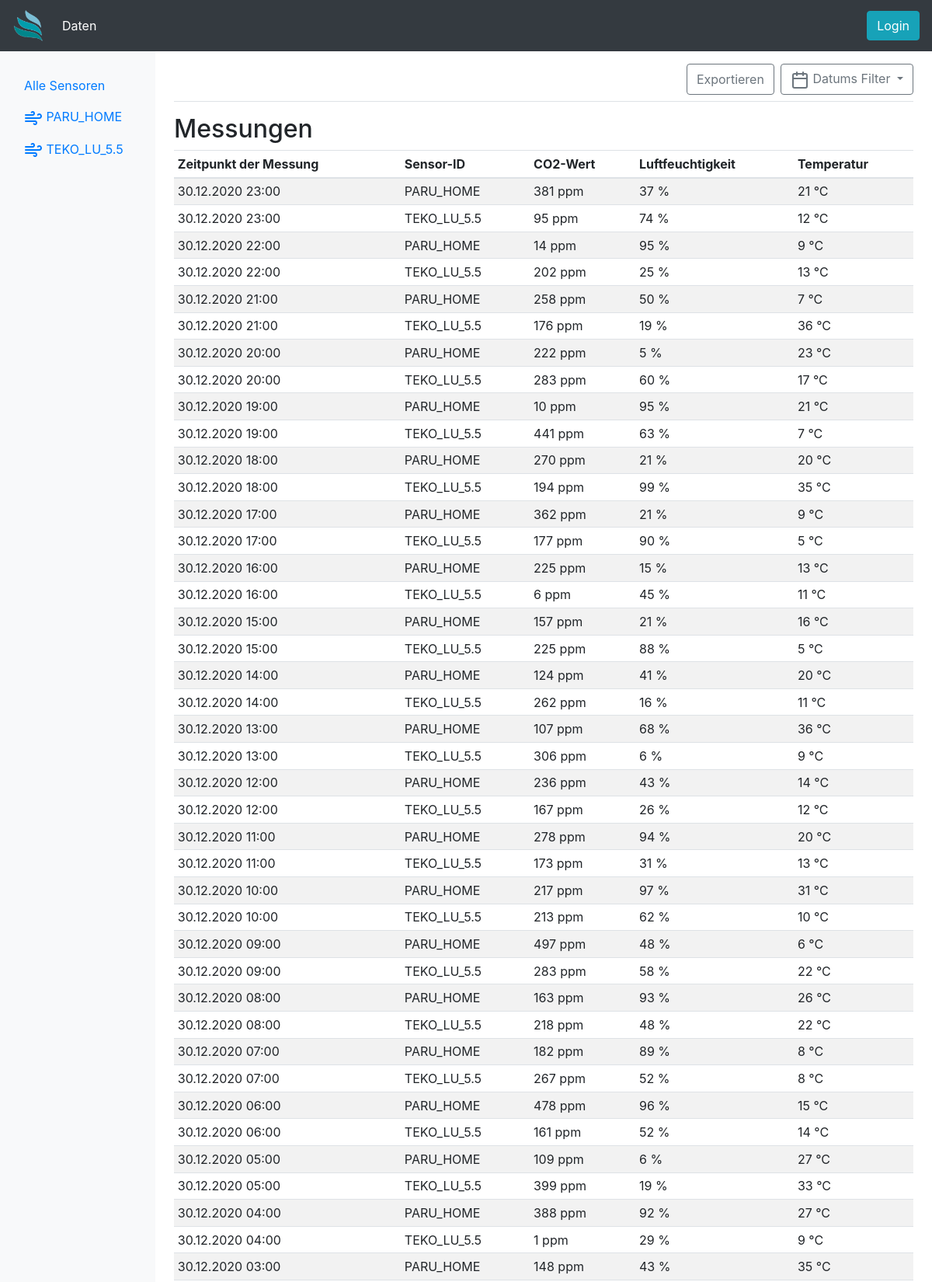
The page / (upper part) on the database its author committed.
### app.py (models this page shows)
class dbSensors(db.Model):
    id = db.Column(db.Integer, primary_key=True)
    sensorid = db.Column(db.String(10), nullable=False)
    sensorsecret = db.Column(db.String(10), nullable=False)
    lastseen = db.Column(db.String(20))
    location = db.Column(db.String(50))
    description = db.Column(db.Text)

class dbSenData(db.Model):
    id = db.Column(db.Integer, primary_key=True)
    sensorid = db.Column(db.String(10), nullable=False)
    co2 = db.Column(db.Integer)
    temp = db.Column(db.Integer)
    hum = db.Column(db.Integer)
    timestamp = db.Column(db.String(20), nullable=False)

### app.py (the view, shortened to what this page needs)
@app.route('/', methods=['GET'])  # Handels request for www.air-solutions.ch/
def index():
    currentsensor = request.args.get('currentsensor') # Gets the selected sensor from the URL
    startdate = request.args.get('startdate')
    enddate = request.args.get('enddate')
    print(enddate)
    if(currentsensor and (enddate == None or startdate == None)):  # Checks if the var is empty
        daten = dbSenData.query.filter_by(sensorid=currentsensor).order_by(dbSenData.timestamp.desc()) # Selects just the wanted Sensordata
        chartdata = daten.limit(30)
        showchart = True
    else:   #When the var is empty
        daten = dbSenData.query.order_by(dbSenData.timestamp.desc()).limit(50)# Selects the last 50 datapoints
        chartdata = daten
        showchart = False
    return render_template('index.html', daten=daten, chartdata=chartdata, sensors=dbSensors.query.all(), showchart=showchart)

### templates/index.html (shortened to what this page needs)
{% extends 'base.html' %}
{% block body %}
<div class="container-fluid">
  <div class="row">
    <nav class="col-md-2 d-none d-md-block bg-light sidebar">
      <div class="sidebar-sticky">
        <br>
        <ul class="nav flex-column">
          <li class="nav-item">
            <a class="nav-link" href="/">
              Alle Sensoren
            </a>
          </li>
          {% for x in sensors %}
          <li class="nav-item">
            <a class="nav-link" href="/?currentsensor={{x.sensorid}}">
              <span data-feather="wind"></span>
              {{x.sensorid}}
            </a>
          </li>
          {% endfor %}
        </ul>
      </div>
    </nav>
    <main role="main" class="col-md-9 ml-sm-auto col-lg-10 px-4">
      <div
        class="d-flex justify-content-between flex-wrap flex-md-nowrap align-items-center pt-3 pb-2 mb-3 border-bottom">
        <div class="btn-toolbar mb-2 mb-md-0">
          <div class="btn-group mr-2">
            <button type="button" class="btn btn-outline-secondary">Exportieren</button>
          </div>
          <button type="button" class="btn btn-outline-secondary dropdown-toggle" data-toggle="dropdown"
            aria-haspopup="true" aria-expanded="false">
            <span data-feather="calendar"></span>
            Datums Filter
          </button>
        </div>
      </div>
      <h2>Messungen</h2>
      <div class="table-responsive">
        <table class="table table-striped table-sm">
          <thead>
            <tr>
              <th>Zeitpunkt der Messung</th>
              <th>Sensor-ID</th>
              <th>CO2-Wert</th>
              <th>Luftfeuchtigkeit</th>
              <th>Temperatur</th>
            </tr>
          </thead>
          <tbody>
            {% for x in daten %}
            <tr>
              <td>{{ x.timestamp }}</td>
              <td>{{ x.sensorid }}</td>
              <td>{{ x.co2}} ppm</td>
              <td>{{ x.hum }} %</td>
              <td>{{ x.temp }} °C</td>
            </tr>
            {% endfor %}
          </tbody>
        </table>
      </div>
    </main>
  </div>
</div>
{% endblock %}

### rows shown on the page
dbSensors: sensorid "PARU_HOME"
dbSensors: sensorid "TEKO_LU_5.5"
dbSenData: timestamp "30.12.2020 23:00", sensorid "PARU_HOME", co2 "381", hum "37", temp "21"
dbSenData: timestamp "30.12.2020 23:00", sensorid "TEKO_LU_5.5", co2 "95", hum "74", temp "12"
dbSenData: timestamp "30.12.2020 22:00", sensorid "PARU_HOME", co2 "14", hum "95", temp "9"
dbSenData: timestamp "30.12.2020 22:00", sensorid "TEKO_LU_5.5", co2 "202", hum "25", temp "13"
dbSenData: timestamp "30.12.2020 21:00", sensorid "PARU_HOME", co2 "258", hum "50", temp "7"
dbSenData: timestamp "30.12.2020 21:00", sensorid "TEKO_LU_5.5", co2 "176", hum "19", temp "36"
dbSenData: timestamp "30.12.2020 20:00", sensorid "PARU_HOME", co2 "222", hum "5", temp "23"
dbSenData: timestamp "30.12.2020 20:00", sensorid "TEKO_LU_5.5", co2 "283", hum "60", temp "17"
dbSenData: timestamp "30.12.2020 19:00", sensorid "PARU_HOME", co2 "10", hum "95", temp "21"
dbSenData: timestamp "30.12.2020 19:00", sensorid "TEKO_LU_5.5", co2 "441", hum "63", temp "7"
dbSenData: timestamp "30.12.2020 18:00", sensorid "PARU_HOME", co2 "270", hum "21", temp "20"
dbSenData: timestamp "30.12.2020 18:00", sensorid "TEKO_LU_5.5", co2 "194", hum "99", temp "35"
dbSenData: timestamp "30.12.2020 17:00", sensorid "PARU_HOME", co2 "362", hum "21", temp "9"
dbSenData: timestamp "30.12.2020 17:00", sensorid "TEKO_LU_5.5", co2 "177", hum "90", temp "5"
dbSenData: timestamp "30.12.2020 16:00", sensorid "PARU_HOME", co2 "225", hum "15", temp "13"
dbSenData: timestamp "30.12.2020 16:00", sensorid "TEKO_LU_5.5", co2 "6", hum "45", temp "11"
dbSenData: timestamp "30.12.2020 15:00", sensorid "PARU_HOME", co2 "157", hum "21", temp "16"
dbSenData: timestamp "30.12.2020 15:00", sensorid "TEKO_LU_5.5", co2 "225", hum "88", temp "5"
dbSenData: timestamp "30.12.2020 14:00", sensorid "PARU_HOME", co2 "124", hum "41", temp "20"
dbSenData: timestamp "30.12.2020 14:00", sensorid "TEKO_LU_5.5", co2 "262", hum "16", temp "11"
dbSenData: timestamp "30.12.2020 13:00", sensorid "PARU_HOME", co2 "107", hum "68", temp "36"
dbSenData: timestamp "30.12.2020 13:00", sensorid "TEKO_LU_5.5", co2 "306", hum "6", temp "9"
dbSenData: timestamp "30.12.2020 12:00", sensorid "PARU_HOME", co2 "236", hum "43", temp "14"
dbSenData: timestamp "30.12.2020 12:00", sensorid "TEKO_LU_5.5", co2 "167", hum "26", temp "12"
dbSenData: timestamp "30.12.2020 11:00", sensorid "PARU_HOME", co2 "278", hum "94", temp "20"
dbSenData: timestamp "30.12.2020 11:00", sensorid "TEKO_LU_5.5", co2 "173", hum "31", temp "13"
dbSenData: timestamp "30.12.2020 10:00", sensorid "PARU_HOME", co2 "217", hum "97", temp "31"
dbSenData: timestamp "30.12.2020 10:00", sensorid "TEKO_LU_5.5", co2 "213", hum "62", temp "10"
dbSenData: timestamp "30.12.2020 09:00", sensorid "PARU_HOME", co2 "497", hum "48", temp "6"
dbSenData: timestamp "30.12.2020 09:00", sensorid "TEKO_LU_5.5", co2 "283", hum "58", temp "22"
dbSenData: timestamp "30.12.2020 08:00", sensorid "PARU_HOME", co2 "163", hum "93", temp "26"
dbSenData: timestamp "30.12.2020 08:00", sensorid "TEKO_LU_5.5", co2 "218", hum "48", temp "22"
dbSenData: timestamp "30.12.2020 07:00", sensorid "PARU_HOME", co2 "182", hum "89", temp "8"
dbSenData: timestamp "30.12.2020 07:00", sensorid "TEKO_LU_5.5", co2 "267", hum "52", temp "8"
dbSenData: timestamp "30.12.2020 06:00", sensorid "PARU_HOME", co2 "478", hum "96", temp "15"
dbSenData: timestamp "30.12.2020 06:00", sensorid "TEKO_LU_5.5", co2 "161", hum "52", temp "14"
dbSenData: timestamp "30.12.2020 05:00", sensorid "PARU_HOME", co2 "109", hum "6", temp "27"
dbSenData: timestamp "30.12.2020 05:00", sensorid "TEKO_LU_5.5", co2 "399", hum "19", temp "33"
dbSenData: timestamp "30.12.2020 04:00", sensorid "PARU_HOME", co2 "388", hum "92", temp "27"
dbSenData: timestamp "30.12.2020 04:00", sensorid "TEKO_LU_5.5", co2 "1", hum "29", temp "9"
dbSenData: timestamp "30.12.2020 03:00", sensorid "PARU_HOME", co2 "148", hum "43", temp "35"
